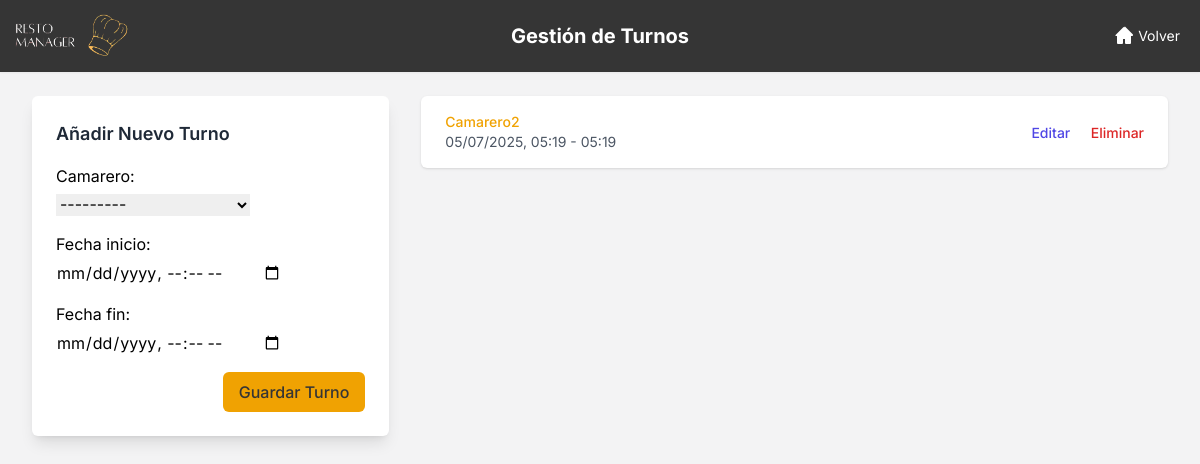
The page /dashboard/turnos/ (signed in) on the database as committed earlier.
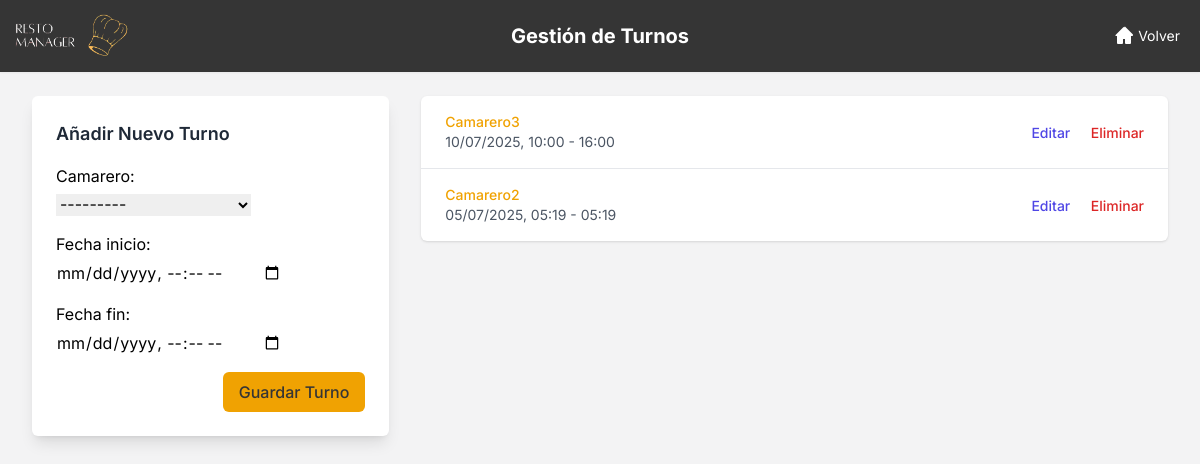
The same page on the database as committed later.
### restaurante_app/models.py (models this page shows, shortened)
class Turno(models.Model):
    camarero = models.ForeignKey(
        Usuario,
        on_delete=models.CASCADE,
        limit_choices_to={'rol': 'CAMARERO'},
        help_text="Camarero asignado a este turno."
    )
    fecha_inicio = models.DateTimeField(help_text="Fecha y hora de inicio del turno.")
    fecha_fin = models.DateTimeField(help_text="Fecha y hora de finalización del turno.")
    class Meta:
        ordering = ['-fecha_inicio']

class Usuario(AbstractUser):
    first_name = None
    last_name = None
    ROL_CHOICES = (('MESA', 'Mesa'), ('ENCARGADO', 'Encargado'), ('CAMARERO', 'Camarero'))
    rol = models.CharField(max_length=10, choices=ROL_CHOICES, default='MESA')
    codigo_secreto_camarero = models.CharField(max_length=10, blank=True, null=True, unique=True, help_text="Código secreto para camareros (4 dígitos)")
    objects = UsuarioManager()
    def __str__(self):
        return f"{self.username} ({self.get_rol_display()})"

### restaurante_app/views.py (the view)
    @login_required
    def _wrapped_view(request, *args, **kwargs):
        if request.user.rol != 'ENCARGADO':
            messages.error(request, 'No tienes permiso para acceder a esta página.')
            return redirect('index')
        return view_func(request, *args, **kwargs)

### restaurante_app/forms.py (shortened to what this page needs)
class TurnoForm(forms.ModelForm):
    camarero = forms.ModelChoiceField(
        queryset=Usuario.objects.filter(rol='CAMARERO').order_by('username'),
        label="Camarero"
    )
    class Meta:
        model = Turno
        fields = ['camarero', 'fecha_inicio', 'fecha_fin']
        widgets = {
            'fecha_inicio': forms.DateTimeInput(attrs={'type': 'datetime-local'}, format='%Y-%m-%dT%H:%M'),
            'fecha_fin': forms.DateTimeInput(attrs={'type': 'datetime-local'}, format='%Y-%m-%dT%H:%M'),
        }

### restaurante_app/views.py (called while the page is built)
def staff_required(view_func):
    @login_required
    def _wrapped_view(request, *args, **kwargs):
        if request.user.rol != 'ENCARGADO':
            messages.error(request, 'No tienes permiso para acceder a esta página.')
            return redirect('index')
        return view_func(request, *args, **kwargs)
    return _wrapped_view

### templates/app/gestion_turnos.html (shortened to what this page needs)
{% load static %}
<!DOCTYPE html>
<html lang="es">
<head>
    <script src="https://cdn.tailwindcss.com"></script>
</head>
<body class="bg-grisClaro">
    <header class="bg-[#353535] shadow-sm relative">
        <div class="w-full mx-auto py-2 px-0 flex items-center justify-between relative">
            <div class="flex items-center ml-[-12px]">
                <img src="{% static 'img/imagelogo.png' %}" alt="Logo" class="h-14 w-45">
            </div>
            <h1 class="absolute left-1/2 transform -translate-x-1/2 text-xl font-bold text-white">
                Gestión de Turnos
            </h1>
            <div class="flex items-center space-x-4 mr-5">
                <a href="{% url 'dashboard' %}" class="flex items-center text-white text-sm hover:text-gray-300">
                    <svg xmlns="http://www.w3.org/2000/svg" class="h-5 w-5 mr-1" fill="currentColor" viewBox="0 0 20 20">
                        <path d="M10.707 1.293a1 1 0 00-1.414 0l-8 8A1 1 0 002 10h1v7a1 1 0 001 1h4a1 1 0 001-1v-4h2v4a1 1 0 001 1h4a1 1 0 001-1v-7h1a1 1 0 00.707-1.707l-8-8z" />
                    </svg>
                    Volver
                </a>
            </div>
        </div>
    </header>
    <main class="max-w-7xl mx-auto py-6 sm:px-6 lg:px-8">
        <div class="lg:grid lg:grid-cols-12 lg:gap-8">
            <div class="lg:col-span-4">
                <div class="bg-white p-6 rounded-md shadow-lg">
                    <h2 class="text-lg font-semibold mb-4 text-gray-800">Añadir Nuevo Turno</h2>
                    <form method="post">
                        {% for field in form %}
                        <div class="form-field-wrapper mb-4">
                            {{ field.label_tag }}
                            <div class="mt-1">{{ field }}</div>
                        </div>
                        {% endfor %}
                        <div class="flex justify-end mt-4">
                            <button type="submit" class="px-4 py-2 rounded-md bg-secundario text-grisOscuro font-medium">Guardar Turno</button>
                        </div>
                    </form>
                </div>
            </div>
            <div class="lg:col-span-8 mt-6 lg:mt-0">
                <div class="bg-white shadow overflow-hidden rounded-md">
                    <ul role="list" class="divide-y divide-gray-200">
                        {% for turno in turnos %}
                        <li class="px-6 py-4 flex items-center justify-between">
                            <div>
                                <p class="text-sm font-medium text-secundario">{{ turno.camarero.username }}</p>
                                <p class="text-sm text-gray-600">{{ turno.fecha_inicio|date:"d/m/Y, H:i" }} - {{ turno.fecha_fin|date:"H:i" }}</p>
                            </div>
                            <div class="space-x-4">
                                <a href="{% url 'editar_turno' turno.id %}" class="text-sm font-medium text-indigo-600">Editar</a>
                                <form action="{% url 'eliminar_turno' turno.id %}" method="post" class="inline eliminar-form">
                                    <button type="button" class="text-sm font-medium text-red-600 btn-eliminar">Eliminar</button>
                                </form>
                            </div>
                        </li>
                        {% empty %}
                        <li class="px-6 py-4 text-center text-gray-500">No hay turnos programados.</li>
                        {% endfor %}
                    </ul>
                </div>
            </div>
        </div>
    </main>
</body>
</html>

Rows that differ between the two databases and show on the page:
added Turno: camarero.username "Camarero3", fecha_inicio "10/07/2025, 10:00", fecha_fin "16:00"
